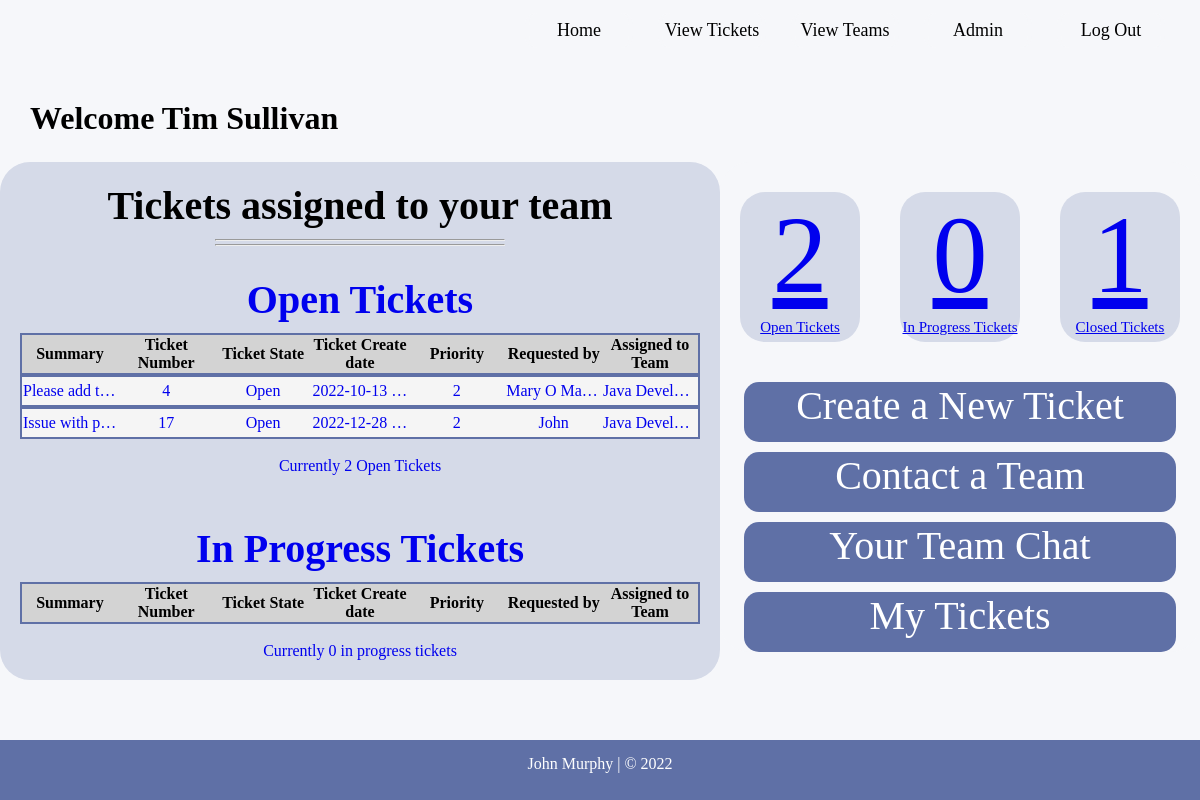
Screenshot of / (signed in) with the database file from the repository.
### TicketDB.py (models this page shows, shortened)
class User(db.Model):
    __tablename__ = "usertable"
    user_id = db.Column(db.Integer, primary_key=True, unique=True, autoincrement=True)
    username = db.Column(db.String(50))
    name = db.Column(db.String(50))
    email = db.Column(db.String(50), unique=True)
    jobTitle = db.Column(db.String(60))
    password = db.Column(db.String(12))
    dateCreated = db.Column(db.DATETIME, default=func.now())
    tasksComplete = db.Column(db.Integer)
    team_id = db.Column(db.Integer, db.ForeignKey(Team.team_id))
    team_user = db.relationship("Team", backref='User')

class Ticket(db.Model):
    __tablename__ = "tickettable"
    ticket_id = db.Column(db.Integer, primary_key=True, unique=True, autoincrement=True)
    user_id = db.Column(db.Integer, db.ForeignKey(User.user_id))
    ticket_user = db.relationship("User", backref='Ticket')
    ticket_created = db.Column(db.String(50), default=func.now())
    description = db.Column(db.String(300))
    state = db.Column(db.String(30), default="Open")
    team_id = db.Column(db.Integer, db.ForeignKey(Team.team_id))
    ticket_team = db.relationship("Team", backref='Ticket')
    contact_num = db.Column(db.String(20))
    priority = db.Column(db.Integer)
    summary = db.Column(db.String(80))
    environment = db.Column(db.String(50))
    ticket_sp_instruction = db.Column(db.String(200))

class Team(db.Model):
    __tablename__ = "teamtable"
    team_id = db.Column(db.Integer, primary_key=True, unique=True, autoincrement=True)
    team_name = db.Column(db.String(50), unique=True)
    team_category = db.Column(db.String(50))

### main.py (the view)
@app.route('/', methods=['GET', 'POST'])
def home():
    if "user" not in session:
        return redirect('/login')
    else:
        user = session["user"]
        loggedteam = User.query.with_entities(User.team_id).filter(User.user_id == user).all()
        loggedteam = str(loggedteam)
        loggedteam = loggedteam.strip("[ ] , ( )")
        username = User.query.with_entities(User.name).filter(User.user_id == user).all()
        username = str(username)
        username = username.strip("[ ] , ( ) '")
        openTickets = Ticket.query.with_entities(Ticket.ticket_id, Ticket.user_id, User.name, Ticket.
                                                 ticket_created, Ticket.description, Ticket.state, Ticket.team_id,
                                                 Team.team_name, User.
                                                 email, Ticket.priority, Ticket.summary, Ticket.environment,
                                                 Ticket.ticket_sp_instruction).join(Team, Ticket.team_id == Team.team_id)\
                                                .join(User, Ticket.user_id == User.user_id).filter(
                                                and_(Ticket.state == 'Open', Ticket.team_id == loggedteam)).limit(3).all()
        openTicketsCount = Ticket.query.with_entities(Ticket.ticket_id, Ticket.user_id, Ticket.team_id).join(Team,
                                                Ticket.team_id == Team.team_id).join(User, Ticket.user_id == User.
                                                user_id).filter(and_(Ticket.state == 'Open', Ticket.team_id ==
                                                loggedteam)).count()
        progTickets = Ticket.query.with_entities(Ticket.ticket_id, Ticket.user_id, User.name, Ticket
                                                 .ticket_created, Ticket.description, Ticket.state, Ticket.team_id,
                                                 Team.team_name, User.email, Ticket.priority, Ticket.summary,
                                                 Ticket.environment, Ticket.ticket_sp_instruction).join(Team,
                                                Ticket.team_id == Team.team_id).join(User, Ticket.user_id == User.
                                                user_id).filter(and_(Ticket.state == 'In Progress'), (Ticket.team_id
                                                == loggedteam)).limit(2).all()
        progTicketsCount = Ticket.query.with_entities(Ticket.ticket_id, Ticket.user_id, Ticket.team_id).join(Team,
                                                Ticket.team_id == Team.team_id).join(User, Ticket.user_id == User.
                                                user_id).filter(and_(Ticket.state == 'In Progress'), (Ticket.
                                                team_id == loggedteam)).count()
        closedTicketsCount = Ticket.query.with_entities(Ticket.ticket_id, Ticket.user_id, Ticket.team_id).join(Team,
                                                   Ticket.team_id == Team.team_id).join(User, Ticket.user_id == User.
                                                   user_id).filter(and_(or_(Ticket.state == 'Fulfilled', Ticket.state ==
                                                   'Closed Incomplete'), Ticket.team_id == loggedteam)).count()
        myClosedTicketsCount = Ticket.query.with_entities(Ticket.ticket_id, Ticket.user_id, User.name, Ticket.
                                ticket_created, Ticket.description, Ticket.state, Ticket.team_id,
                                Team.team_name, User.email, Ticket.priority, Ticket.summary, Ticket.environment,
                                Ticket.ticket_sp_instruction).join(Team, Ticket.team_id == Team.team_id).join(User, Ticket.
                                user_id == User.user_id).filter(and_(or_(Ticket.state == 'Fulfilled', Ticket.state ==
                     'Closed Incomplete'), Ticket.user_id == user, Ticket.team_id != loggedteam)).count()
        total_closed = int(closedTicketsCount) + int(myClosedTicketsCount)
        return render_template('home.html', user=user, openTickets=openTickets, openTicketsCount=openTicketsCount,
                               progTickets=progTickets, progTicketsCount=progTicketsCount,
                               closedTicketsCount=closedTicketsCount, total_closed=total_closed, username=username)

### templates/home.html (shortened to what this page needs)
<!DOCTYPE html>
<html lang="en">
<head>
	<link rel="stylesheet" href="{{ url_for('static', filename='css/ttStyle.css') }}">
</head>
<body>
<div id="wrapper">
	<header id="head-home">
		<ul class="nav-links">
			<a href="/">
				<li id="header-links" class="link-buttons">Home</li>
			</a>
			<a href="/opentickets">
				<li id="header-links" class="link-buttons">View Tickets</li>
			</a>
			<a href="/teams">
				<li id="header-links" class="link-buttons">View Teams</li>
			</a>
			<a href="/admin_data">
				<li id="header-links" class="link-buttons">Admin</li>
			</a>
			<a href="/logout">
			<li id="header-links"class="link-buttons">Log Out</li>
			</a>
		</ul>
	</header>
	<div id="home_welcome">
			<h1>Welcome {{ username }}</h1>
	</div>
	<div id="home-left-outer">
		<h3 class="enquiry-h3">Tickets assigned to your team</h3>
		<hr class="enquiry-hr">
		<hr class="enquiry-hr">
		<div id="home-left-inner">
			<a href="/opentickets"><h3  class="enquiry-h3">Open Tickets</h3></a>
			<table id="hometable">
				<tr id="tableheader">
					<th id="tdlarge">Summary</th>
					<th>Ticket Number</th>
					<th>Ticket State</th>
					<th>Ticket Create date</th>
					<th>Priority</th>
					<th>Requested by</th>
					<th>Assigned to Team</th>
				</tr>
			</table>
			{% for openticket in openTickets %}
			<a href="/ticket/{{ openticket.ticket_id }}">
			<table id="hometable">
				<tr>
					<td id="tdlarge">{{ openticket.summary }}</td>
					<td>{{ openticket.ticket_id }}</td>
					<td>{{ openticket.state }}</td>
					<td>{{ openticket.ticket_created }}</td>
					<td>{{ openticket.priority }}</td>
					<td>{{ openticket.name }}</td>
					<td>{{ openticket.team_name }}</td>
				</tr>
			</table>
			</a>
			{% endfor %}
			<br><a href="/opentickets"><p style="text-align: center;">Currently {{ openTicketsCount }} Open Tickets</p></a>
		</div>
		<div id="home-left-inner">
			<a href="/opentickets#anchor_progress"><h3  class="enquiry-h3">In Progress Tickets</h3></a>
			<table id="hometable">
				<tr id="tableheader">
					<th id="tdlarge">Summary</th>
					<th>Ticket Number</th>
					<th>Ticket State</th>
					<th>Ticket Create date</th>
					<th>Priority</th>
					<th>Requested by</th>
					<th>Assigned to Team</th>
				</tr>
			</table>
					<br><a href="/opentickets#anchor_progress"><p style="text-align: center;">Currently {{ progTicketsCount }} in progress tickets</p></a>
		</div>
	</div>
	<div id="home-right-outer">
		<div id="home-right-box_holder">
				<div id = "home_num_1" class = "home-numbox">
					<a href= "/opentickets">
					<p class="large_num">{{ openTicketsCount }}</p>
					<div id = "home_text_1" class = "home-textbox">
						<p class ="small_text">Open Tickets</p>
				</div>
			</a>
			</div>
			<div id = "home_num_2" class = "home-numbox">
				<a href="/opentickets#anchor_progress">
					<p class="large_num">{{ progTicketsCount }}</p>
					<div id = "home_text_2" class = "home-textbox">
						<p class ="small_text">In Progress Tickets</p>
					</div>
				</a>
			</div>
			<div id = "home_num_3" class = "home-numbox">
				<a href="/closedtickets">
					<p class="large_num">{{ total_closed }}</p>
					<div id = "home_text_3" class = "home-textbox">
						<p class ="small_text">Closed Tickets</p>
					</div>
				</a>
			</div>
		</div>
				<div id="home-right-inner">
					<a href="/newticket">
						<div class="home-right-rect">
							<p class="rect_text">Create a New Ticket</p>
						</div>
					</a>
			<a href="/teams">
				<div class="home-right-rect">
					<p class="rect_text">Contact a Team</p>
				</div>
			</a>
			<a href="/teamchat">
				<div class="home-right-rect">
					<p class="rect_text">Your Team Chat</p>
				</div>
			</a>
			<a href="/opentickets#anchor_myTickets">
				<div class="home-right-rect">
					<p class="rect_text">My Tickets</p>
				</div>
			</a>
		</div>
	</div>
</div>
<footer>
	<p>John Murphy | &copy; 2022</p>
</footer>
</body>
</html>

### static/css/ttStyle.css (style rules this page uses)
* { margin:0; }
html, body { height: 100%; }
#wrapper { float:left; width: 100%; min-height: 100vh; padding-bottom: 60px; background:#f6f7fa; box-sizing: border-box; }
#head-home { float: left; width:100%; height:80px; padding-bottom: 20px; box-sizing: border-box; }
ul.nav-links { float: right; height: 60px; margin-top: 12.5px; margin-right: 10px; }
li.link-buttons { float:left; line-height: 35px; width:100px; margin-right: 25px; list-style-type: none; text-align: center; font-size: 18px; border-radius:12px; border-right-width: 4px; border-left-width: 4px; border-right-style: solid; border-left-style: solid; color: #f6f7fa; border-color: #f6f7fa; font-family: PTSans; }
li#header-links { color: #000; }
footer { float: left; width:100%; height:60px; font-family: PTSans; background: #5f70a6; text-align: center; color: #fff; margin-top: -60px; padding-top: 15px; box-sizing: border-box; }
#home_welcome { float: left; width: 70%; padding-top: 20px; padding-left: 30px; padding-bottom: 25px; }
#home-left-outer { float: left; width: 60%; height: auto; background: #d5dae8; border-radius: 30px; padding-top: 20px; }
.enquiry-h3 { font-family: PTSans; font-size: 40px; text-align: center; margin-bottom: 10px; }
.enquiry-hr { width: 40%; margin: 0 auto; margin-top: 3px; }
#home-left-inner { width:100%; height: auto; min-height:100%; border-radius: 30px; margin: 0 auto; margin-top: 10px; padding: 20px; box-sizing: border-box; }
#hometable { width: 100%; border: 2px solid #5f70a6; border-collapse: collapse; table-layout: fixed; text-align: center; background-color: whitesmoke; }
#home-left-inner td { padding-top: 5px; padding-bottom: 5px; }
#home-left-inner a { text-decoration: none; }
#tableheader { text-align: center; background: lightgrey; }
td { text-overflow: ellipsis; white-space: nowrap; overflow: hidden; }
#home-right-outer { float: left; width: 40%; min-height:100%; text-align: center; border-radius: 30px; background: #f6f7fa; padding-top: 20px; }
#home-right-box_holder { float: left; width: 100%; height: 150px; margin: 0 auto; box-sizing: border-box; display: flex; justify-content: space-around; }
.home-numbox { width: 25%; height: 100%; background: #d5dae8; border-radius: 25px; text-align: center; font-size: 110px; box-sizing: border-box; }
.small_text { font-size: 15px; text-align: center; }
#home-right-inner { float: left; border-radius: 30px; width: 100%; height: auto; margin: 0 auto; padding-top: 30px; box-sizing: border-box; justify-content: center; }
.home-right-rect { width: 90%; height: 60px; margin: 0 auto; color: white; background-color: #5f70a6; border-radius: 15px; text-align: center; }
.rect_text { font-size: 40px; }
#home-right-inner p { font-size: 40px; text-decoration: none; margin: 10px 0px; }
#home-right-inner a { text-decoration: none; }

### rows the page displays
User: name "Tim Sullivan"
Ticket: summary "Please add t…", ticket_id "4", state "Open", ticket_created "2022-10-13…", priority "2", name "Mary O Ma…", team_name "Java Devel…"
Ticket: summary "Issue with p…", ticket_id "17", state "Open", ticket_created "2022-12-28…", priority "2", name "John", team_name "Java Devel…"

### other values shown
{{ openTicketsCount }} "2"
{{ progTicketsCount }} "0"
{{ total_closed }} "1"
